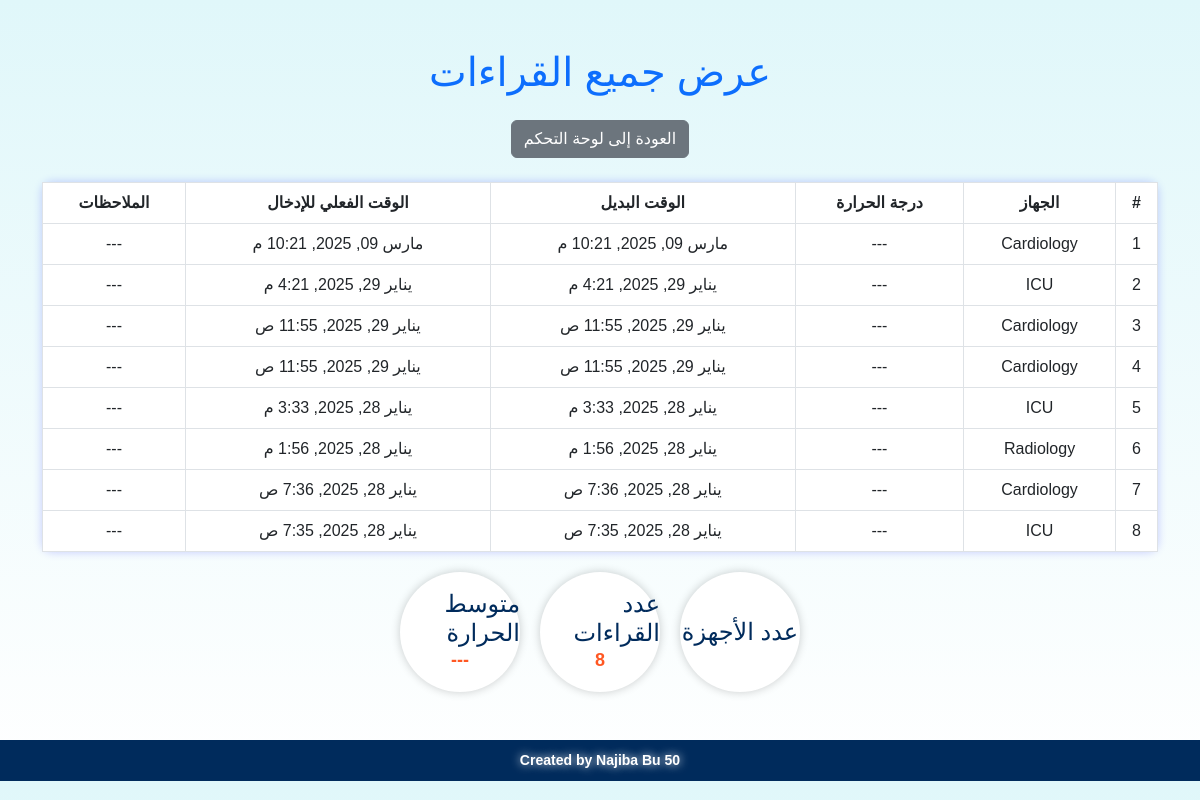
The page /admin_dashboard/readings/ (signed in) on the database its author committed.
### user_dashboard/models.py (models this page shows, shortened)
class Reading(models.Model):
    device = models.ForeignKey(Device, on_delete=models.CASCADE, related_name='dashboard_readings', verbose_name="الجهاز")
    user = models.ForeignKey(User, on_delete=models.CASCADE, related_name='dashboard_user_readings', verbose_name="المستخدم")
    temperature = models.FloatField(default=0.0, verbose_name="درجة الحرارة")
    manual_time = models.DateTimeField(default=timezone.now, verbose_name="الوقت اليدوي")
    entry_time = models.DateTimeField(auto_now_add=True, verbose_name="وقت الإدخال التلقائي")
    notes = models.TextField(blank=True, null=True, verbose_name="ملاحظات")
    class Meta:
        verbose_name = "قراءة"
        verbose_name_plural = "القراءات"
        ordering = ['-entry_time']

### admin_dashboard/models.py (models this page shows, shortened)
class Device(models.Model):
    name = models.CharField(max_length=255, verbose_name="اسم الجهاز")
    device_number = models.CharField(max_length=255, verbose_name="رقم الجهاز")  # تأكد من وجود هذا الحقل
    function = models.CharField(max_length=255, verbose_name="وظيفة الجهاز")
    location = models.CharField(max_length=255, verbose_name="موقع الجهاز")
    created_at = models.DateTimeField(auto_now_add=True)
    updated_at = models.DateTimeField(auto_now=True)
    class Meta:
        verbose_name = "جهاز"
        verbose_name_plural = "الأجهزة"

### admin_dashboard/views.py (the view)
# urls.py: path('readings/', views.view_readings, name='view_readings'),
@user_passes_test(is_admin)
def view_readings(request):
    readings = Reading.objects.all().order_by('-entry_time')
    return render(request, 'admin_dashboard/view_readings.html', {'readings': readings})

### admin_dashboard/views.py (called while the page is built)
def is_admin(user):
    return user.is_authenticated and user.is_staff

### admin_dashboard/templates/admin_dashboard/view_readings.html (shortened to what this page needs)
<!DOCTYPE html>
<html lang="ar" dir="rtl">
<head>
    <link rel="stylesheet" href="https://cdn.jsdelivr.net/npm/bootstrap@5.3.0/dist/css/bootstrap.min.css">
</head>
<body>
    <div class="container py-5">
        <div class="text-center mb-4">
            <h1 class="text-primary">عرض جميع القراءات</h1>
        </div>
        <div class="text-center mb-4">
            <a href="http://127.0.0.1:8000/admin_dashboard/" class="btn btn-secondary">العودة إلى لوحة التحكم</a>
        </div>
        <table id="readingsTable" class="table table-bordered text-center">
            <thead>
                <tr>
                    <th>#</th>
                    <th>الجهاز</th>
                    <th>درجة الحرارة</th>
                    <th>الوقت البديل</th>
                    <th>الوقت الفعلي للإدخال</th>
                    <th>الملاحظات</th>
                </tr>
            </thead>
            <tbody>
                {% for reading in readings %}
                <tr>
                    <td>{{ forloop.counter }}</td>
                    <td>{{ reading.device.name }}</td>
                    <td>{{ reading.value|default:"---" }}</td>
                    <td>{{ reading.entry_time|date:"F d, Y, g:i a" }}</td>
                    <td>{{ reading.entry_time|date:"F d, Y, g:i a" }}</td>
                    <td>{{ reading.notes|default:"---" }}</td>
                </tr>
                {% endfor %}
            </tbody>
        </table>
        <div class="statistics">
            <div class="stat-box">
                <h4>عدد الأجهزة</h4>
            </div>
            <div class="stat-box">
                <h4>عدد القراءات</h4>
                <p>{{ readings.count }}</p>
            </div>
            <div class="stat-box">
                <h4>متوسط الحرارة</h4>
                <p>{{ average_temperature|default:"---" }}</p>
            </div>
        </div>
    </div>
    <footer>
        <span>Created by Najiba Bu 50</span>
    </footer>
</body>
</html>

### admin_dashboard/templates/admin_dashboard/view_readings.html (style rules this page uses)
body { background: linear-gradient(to bottom, #e0f7fa, #ffffff); font-family: Arial, sans-serif; }
footer { background-color: #002b5c; color: white; text-align: center; padding: 10px; font-size: 14px; }
footer span { font-weight: bold; text-shadow: 0 0 10px #ffffff; }
#readingsTable { margin: 20px auto; border-radius: 10px; box-shadow: 0 0 10px rgba(0, 0, 255, 0.2); }
#readingsTable thead { background-color: #002b5c; color: white; }
#readingsTable tbody tr:nth-child(even) { background-color: #f4faff; }
#readingsTable tbody tr:nth-child(odd) { background-color: #dceeff; }
.statistics { display: flex; justify-content: center; gap: 20px; margin-top: 20px; }
.stat-box { background-color: #ffffff; border-radius: 50%; width: 120px; height: 120px; display: flex; flex-direction: column; justify-content: center; align-items: center; box-shadow: 0 0 10px rgba(0, 0, 0, 0.2); }
.stat-box h4 { margin: 0; color: #002b5c; }
.stat-box p { margin: 0; font-size: 18px; font-weight: bold; color: #ff5722; }

### rows shown on the page
Reading: device.name "Cardiology", value "---", entry_time "مارس 09, 2025, 10:21 م", notes "---"
Reading: device.name "ICU", value "---", entry_time "يناير 29, 2025, 4:21 م", notes "---"
Reading: device.name "Cardiology", value "---", entry_time "يناير 29, 2025, 11:55 ص", notes "---"
Reading: device.name "Cardiology", value "---", entry_time "يناير 29, 2025, 11:55 ص", notes "---"
Reading: device.name "ICU", value "---", entry_time "يناير 28, 2025, 3:33 م", notes "---"
Reading: device.name "Radiology", value "---", entry_time "يناير 28, 2025, 1:56 م", notes "---"
Reading: device.name "Cardiology", value "---", entry_time "يناير 28, 2025, 7:36 ص", notes "---"
Reading: device.name "ICU", value "---", entry_time "يناير 28, 2025, 7:35 ص", notes "---"

### other values the page prints
{{ readings.count }} "8"
{{ average_temperature|default:"---" }} "---"
